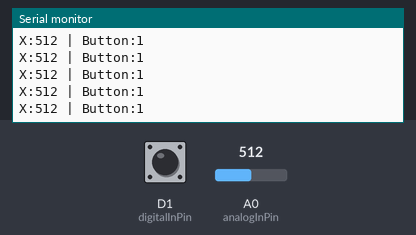
A sketch run on a simulated ESP8266 (NodeMCU). On the bench: the last lines printed to the serial monitor. The inputs (shaded band) are chosen by the test bench; at power-on: A0 (analogInPin) = 512, D1 (digitalInPin) HIGH.

Above: at 1.2 s.
1.3 s: A0 (analogInPin) set to 716
At 1.31 s:
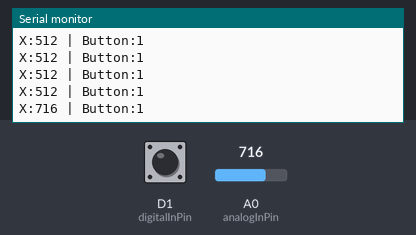
2.8 s: D1 (digitalInPin) pulled LOW for 0.15 s
At 2.81 s:
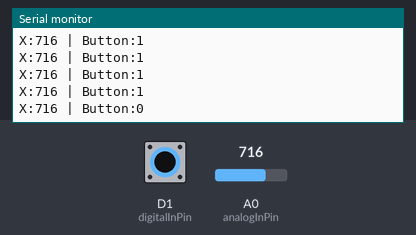
4.4 s: A0 (analogInPin) set to 900
At 4.42 s:
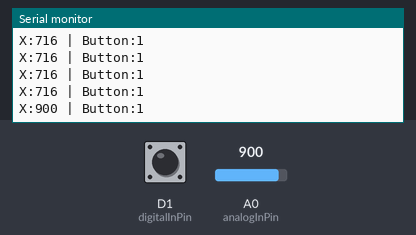
5.9 s: D1 (digitalInPin) pulled LOW for 1 s
At 5.92 s:
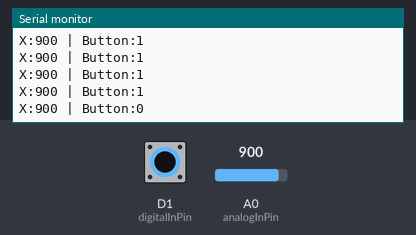
Timing chart, 0 to 8.9 s (numbered marks = the images above; inputs shaded):
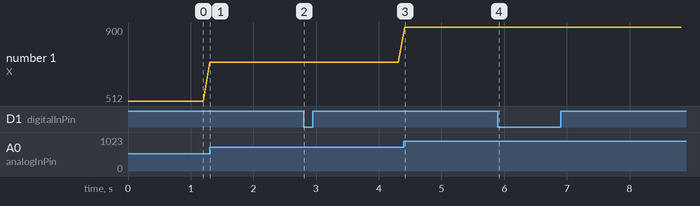

The sketch:

Joystick_example_ESP8266.ino
```cpp
int valueAnalogX = 0;
int valueButton = 0;

const int analogInPin = A0;  // ESP8266 Analog Pin ADC0 = A0
const int digitalInPin = D1;

void setup() {

  pinMode(digitalInPin, INPUT_PULLUP);

  // initialize serial communication at 115200
  Serial.begin(115200);
}

void loop() {

  valueButton = digitalRead(digitalInPin);
  valueAnalogX = analogRead(analogInPin); // read X axis value [0..1023]
  Serial.print("X:");
  Serial.print(valueAnalogX, DEC);

  //TODO Add multiplexor
  //  value = analogRead(A1); // read Y axis value [0..1023]
  //  Serial.print(" | Y:");
  //  Serial.print(value, DEC);

  valueButton = digitalRead(digitalInPin); // read Button state [0,1]
  Serial.print(" | Button:");
  //Serial.println(valueButton, DEC);
  Serial.println(valueButton);

  delay(100);
}
```

Measured:
- after the input at 1.3 s, the serial monitor: prints a new line at once (image 1)
- after the input at 2.8 s, the serial monitor: prints a new line at once (image 2)
- after the input at 4.4 s, the serial monitor: prints a new line at once (image 3)
- after the input at 5.9 s, the serial monitor: prints a new line at once (image 4)
- plotted number 1: 512 → 716 after the input at 1.3 s, 716 → 900 after the input at 4.4 s
